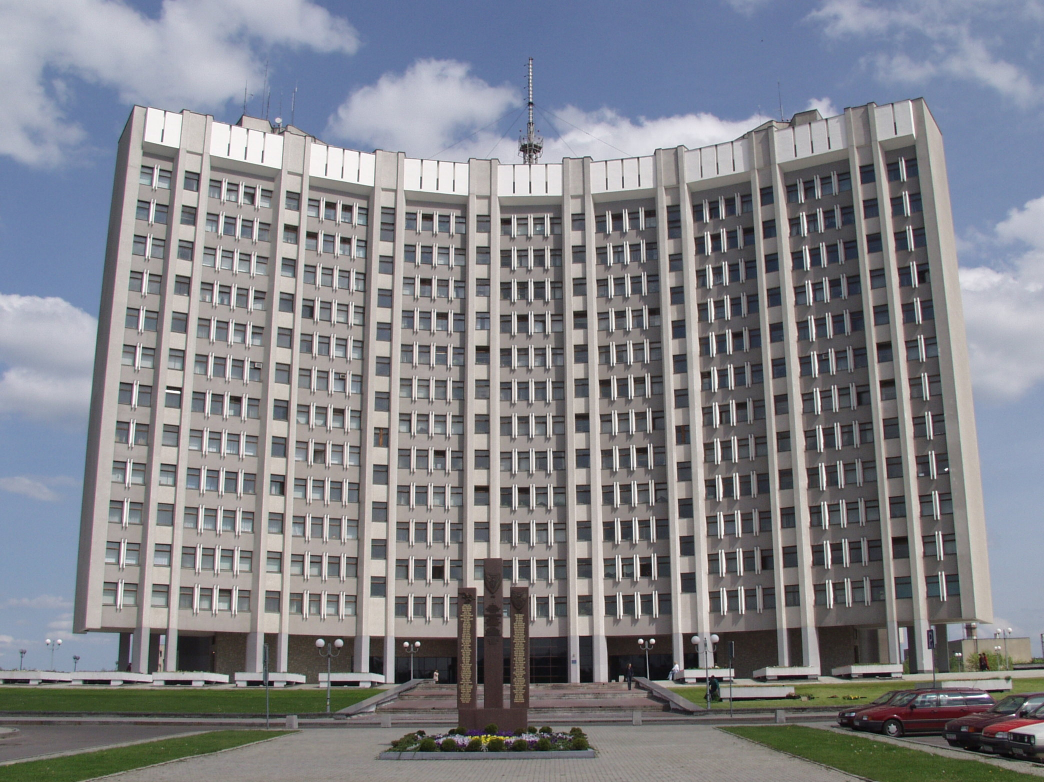
#> input picture HW4/data/tax1.jpg, 2088 x 1564 px (shown at 1/2 size)
$ jupyter execute 3.ipynb
#> lines starting #> are read from the running program, lines starting #| are printed output that depends on the picture; after the words box and inside, x2 and y2 are one past the last pixel; in counts of white or black regions, pixels touching at a corner belong together
[cell 1]
import numpy as np
import cv2
import matplotlib.pyplot as plt
import math

[cell 2]
def showImg(img, colored=False, showAxis=False):
    plt.figure(figsize=(20,20))
    if not showAxis:
        plt.axis("off")
    if (len(img.shape) == 3):
        plt.imshow(cv2.cvtColor(img, cv2.COLOR_BGR2RGB))
    elif(colored):
        plt.imshow(img)
    else:
        plt.imshow(img, 'gray')

[cell 3]
img1 = cv2.imread('./data/tax1.jpg')
#> img1 is the input picture: shape (1564, 2088, 3); mean B, G, R 137.2, 131.4, 130.1
img2 = cv2.imread('./data/tax2.jpg')
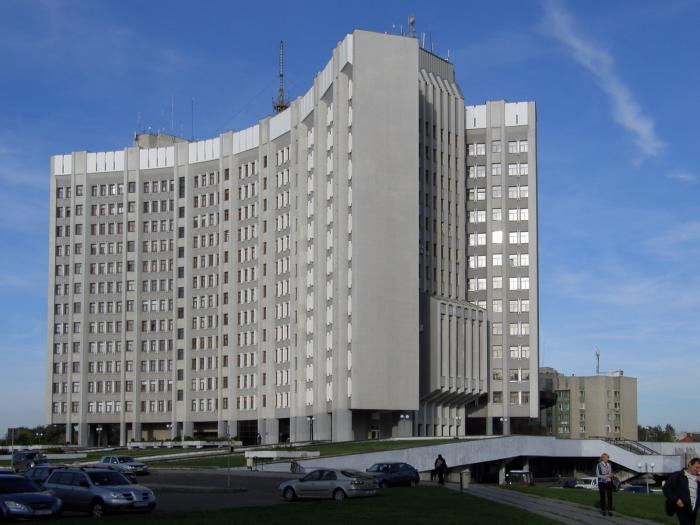
#> input picture HW4/data/tax2.jpg, 700 x 525 px
#> img2 is the input picture: shape (525, 700, 3); mean B, G, R 140.4, 119.3, 105.3
img3 = cv2.imread('./data/tax3.jpg')
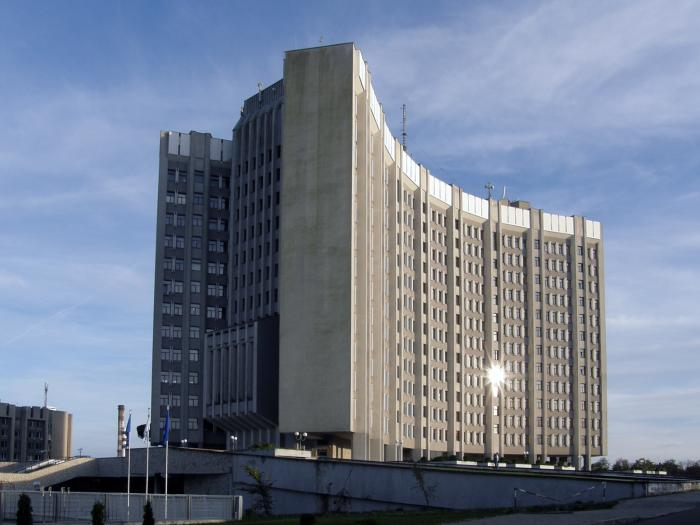
#> input picture HW4/data/tax3.jpg, 700 x 525 px
#> img3 is the input picture: shape (525, 700, 3); mean B, G, R 144.9, 125.8, 115.3

plt.axis("off")
fig, [ax1, ax2, ax3] = plt.subplots(1,3)
fig.set_size_inches((20,5))
ax1.imshow(cv2.cvtColor(img1, cv2.COLOR_BGR2RGB))
ax2.imshow(cv2.cvtColor(img2, cv2.COLOR_BGR2RGB))
ax3.imshow(cv2.cvtColor(img3, cv2.COLOR_BGR2RGB));

[cell 4]
colors = np.array([
    [255,0,0],
    [0,255,0],
    [0,0,255],

    [0,255,255],
    [255,0,255],
    [255, 255, 0],

    [0, 0, 0],
    [255, 100, 100],
])
def showImgAndPoints(img, points):
    plt.imshow(cv2.cvtColor(img, cv2.COLOR_BGR2RGB))
    for i in range(len(points)):
        plt.plot(points[i,0], points[i,1], color=colors[i]/255, marker='x')
    plt.show();

points_1 = np.array([
    [270,210],
    [1062,120],
    [1844,200],
    [172,1258],
    [1954,1238],
    [994,318],
    [1130,318],
    [1062,436],
])


points_2 = np.array([
    [50,158],
    [283,43],
    [355,33],
    [47,426],
    [353,410],
    [233,133],
    [260,123],
    [249,164],
])


points_3 = np.array([
    [354,44],
    [405,105],
    [600,224],
    [351,431],
    [608,455],
    [428,172],
    [453,186],
    [437,212],
])
points_1 = np.int32(points_1)
points_2 = np.int32(points_2)
points_3 = np.int32(points_3)

showImgAndPoints(img1, points_1)
showImgAndPoints(img2, points_2)
#> in showImgAndPoints (call 2), `plt.show();`:
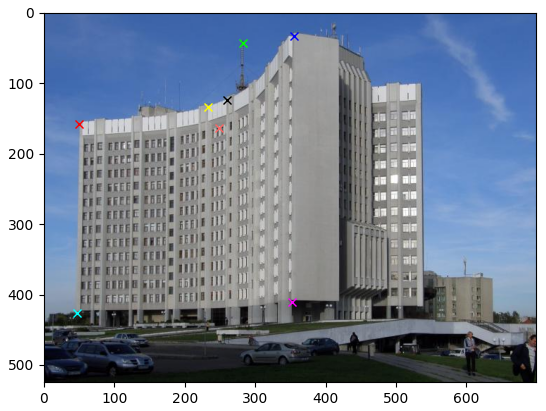
#> figure drawn by matplotlib, 1 panel
showImgAndPoints(img3, points_3)
#> in showImgAndPoints (call 3), `plt.show();`:
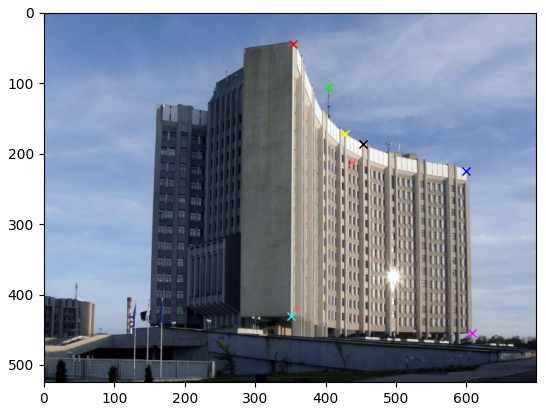
#> figure drawn by matplotlib, 1 panel

Above we can see 8 corresponding points

[cell 5]
def normalizePoints(points):
    points = np.append(points.T, [np.ones(len(points))], axis=0).T

    mean_x, mean_y, _ = np.mean(points, axis=0)

    diffs_x = points[:,0] - mean_x
    diffs_y = points[:,1] - mean_y

    scale = np.sqrt(2) / np.mean(np.sqrt(diffs_x**2 + diffs_y**2))

    T = np.array([
        [scale, 0,     -(scale*mean_x)],
        [0,     scale, -(scale*mean_y)],
        [0,     0,     1],
    ])
    res_points = T @ points.T
    return res_points, T

def fundamentalMatrix(points1, points2):
    p1, T1 = normalizePoints(points1)
    p2, T2 = normalizePoints(points2)

    A = np.array([
        p2[0]*p1[0],
        p2[0]*p1[1],
        p2[0],
        p2[1]*p1[0],
        p2[1]*p1[1],
        p2[1],
        p1[0],
        p1[1],
        np.ones(len(points1)),
    ])

    U, S, V = np.linalg.svd(A.T)

    min_V = V[-1]
    min_V = min_V.reshape(3,3)

    U, S, V = np.linalg.svd(min_V)
    F = T2.T @ U @ np.diag([S[0], S[1], 0]) @ V @ T1
    return F

[cell 6]
def showLines(img1, img2, lines, points1, points2):
    img1=img1.copy()
    img2=img2.copy()
    h, w, c = img1.shape

    for i in range(len(lines)):
        line = lines[i]
        a, b, c = line

        point1 = tuple (points1[i])
        point2 = tuple (points2[i])

        from_points = (0, int(-c / b ))
        to_points = (w, int(-(c + a * w)/ b))

        color = tuple ([int(x) for x in colors[i]])
        # draw line on 1st image
        img1 = cv2.line(img1, from_points, to_points, color, 3)
        # add points
        img1 = cv2.circle(img1, point1, 5, color, -1)
        img2 = cv2.circle(img2, point2, 5, color, -1)


    fig, [ax1, ax2] = plt.subplots(1,2)
    fig.set_size_inches((15,15))
    ax1.imshow(img1)
    ax2.imshow(img2)
    plt.show();

[cell 7]
def epilines(points1, points2):
    F_matrix = fundamentalMatrix(points1, points2)
    res = []
    for point_2 in points2:
        vector = np.array([point_2[0], point_2[1], 1])
        line = F_matrix.T @ vector
        res.append(line)

    return np.array(res)

[cell 8]
def compare2image(img1,img2,p1,p2):
    lines = epilines(p1, p2)
    showLines(img1, img2, lines, p1, p2)
#> after the loop in showLines, `for i in range(len(lines)):`:
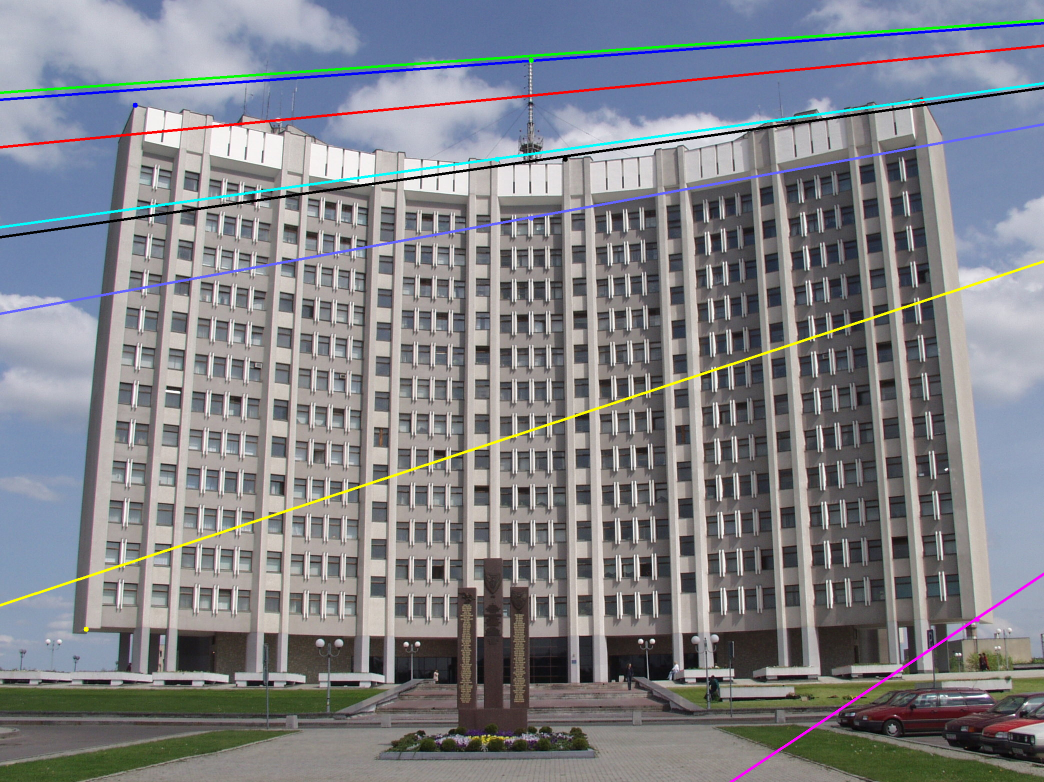
#> img1: shape (1564, 2088, 3) (shown at 1/2 size); mean B, G, R 136.1, 130.7, 129.1
#> after the loop in showLines, `for i in range(len(lines)):`:
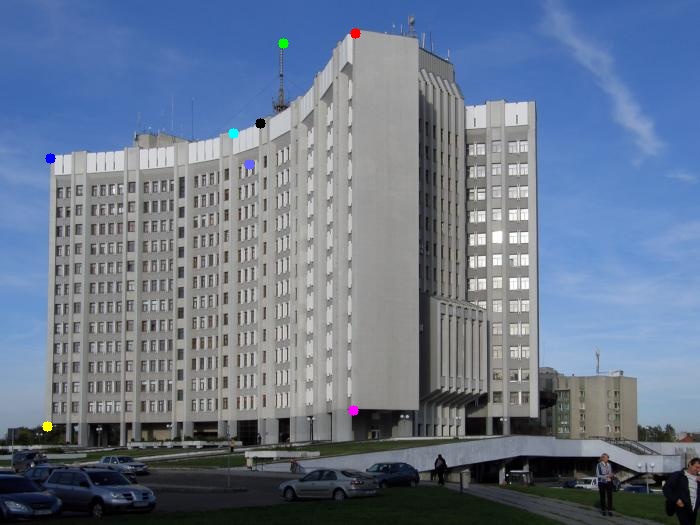
#> img2: shape (525, 700, 3); mean B, G, R 140.4, 119.3, 105.3

[cell 9]
compare2image(img1,img2,points_1,points_2)

[cell 10]
compare2image(img2,img3,points_2,points_3)
#> after the loop in showLines (call 2), `for i in range(len(lines)):`:
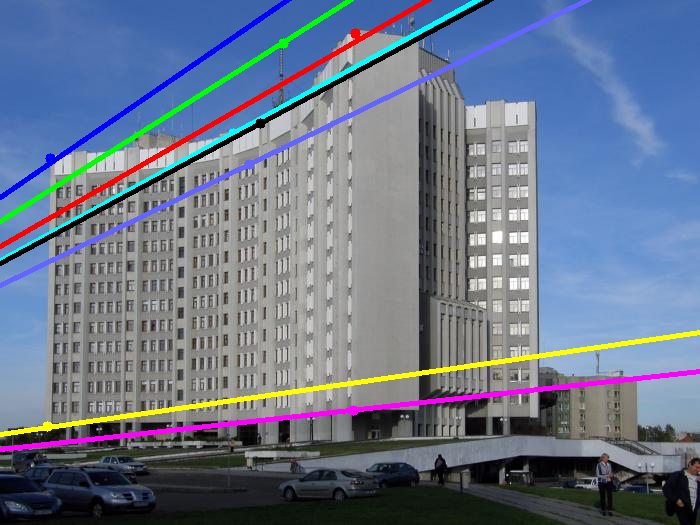
#> img1: shape (525, 700, 3); mean B, G, R 139, 118.1, 106.1
#> after the loop in showLines (call 2), `for i in range(len(lines)):`:
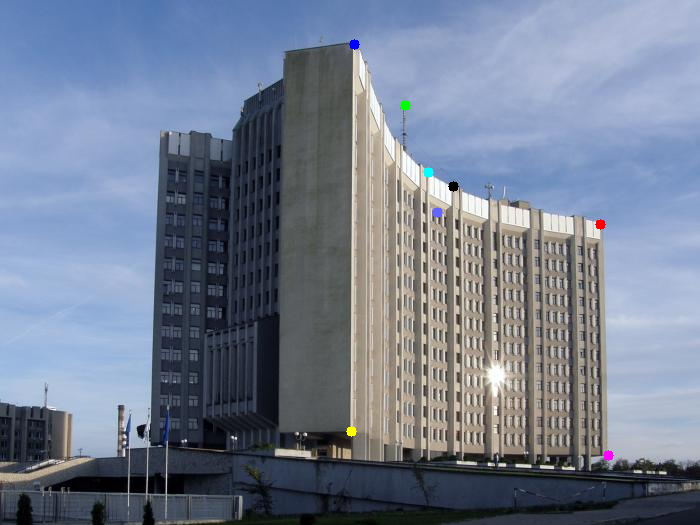
#> img2: shape (525, 700, 3); mean B, G, R 144.8, 125.7, 115.2

[cell 11]
compare2image(img3,img1,points_3,points_1)
#> the loop in showLines (call 3), `for i in range(len(lines)):` made 8 passes
#> pass 1, in showLines (call 3), `img1 = cv2.line(img1, from_points, to_points, color, 3)`:
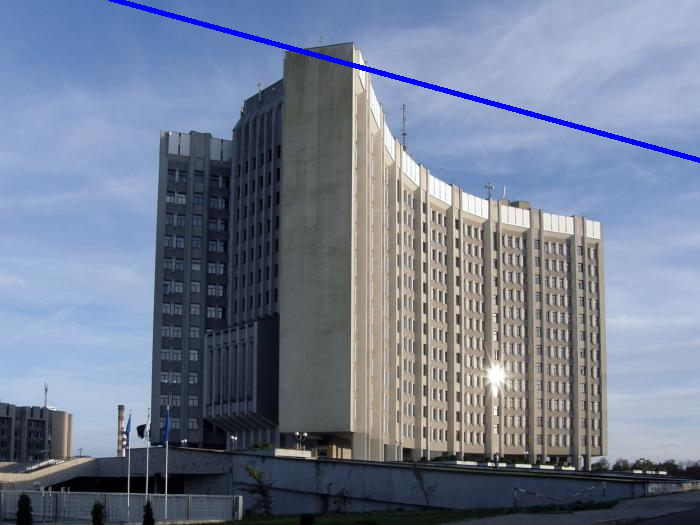
#> img1: shape (525, 700, 3); 0.86% of pixels changed, all inside (x1, y1, x2, y2) = (108, 0, 700, 163)
#> after the loop in showLines (call 3), `for i in range(len(lines)):`:
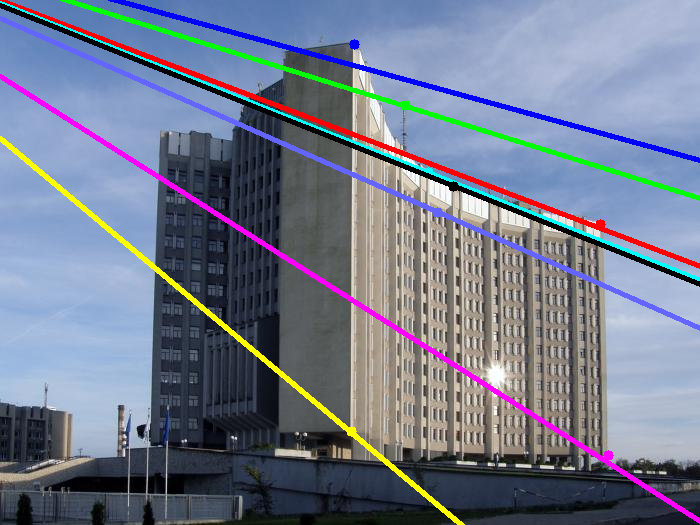
#> img1: shape (525, 700, 3); mean B, G, R 142.4, 122.7, 115.1
#> after the loop in showLines (call 3), `for i in range(len(lines)):`: img2: shape (1564, 2088, 3); mean B, G, R 137.2, 131.4, 130.1
